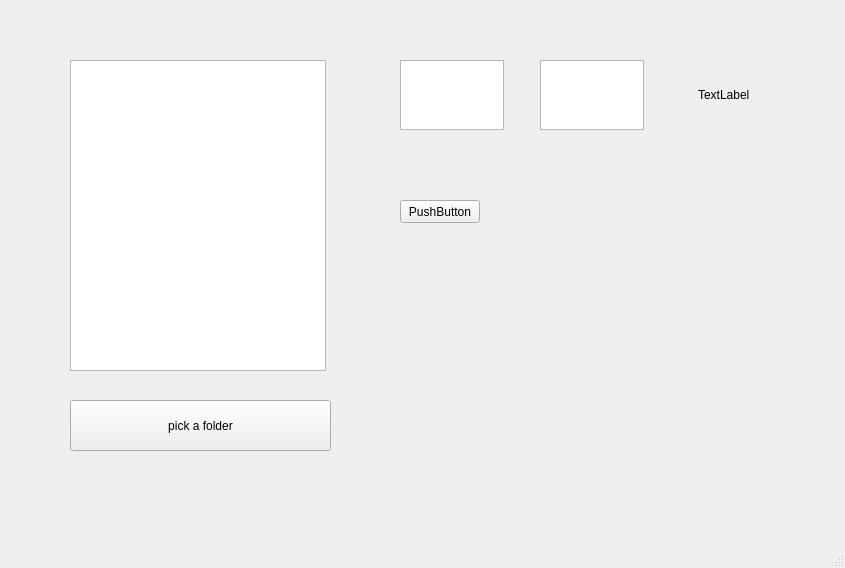
<?xml version="1.0" encoding="UTF-8"?>
<ui version="4.0">
 <class>MainWindow</class>
 <widget class="QMainWindow" name="MainWindow">
  <property name="geometry">
   <rect>
    <x>0</x>
    <y>0</y>
    <width>845</width>
    <height>568</height>
   </rect>
  </property>
  <property name="windowTitle">
   <string>MainWindow</string>
  </property>
  <widget class="QWidget" name="centralwidget">
   <widget class="QListWidget" name="listWidget">
    <property name="geometry">
     <rect>
      <x>70</x>
      <y>60</y>
      <width>256</width>
      <height>311</height>
     </rect>
    </property>
   </widget>
   <widget class="QPushButton" name="btnBrowse">
    <property name="geometry">
     <rect>
      <x>70</x>
      <y>400</y>
      <width>261</width>
      <height>51</height>
     </rect>
    </property>
    <property name="text">
     <string>pick a folder</string>
    </property>
   </widget>
   <widget class="QPlainTextEdit" name="firstNumber">
    <property name="geometry">
     <rect>
      <x>400</x>
      <y>60</y>
      <width>104</width>
      <height>70</height>
     </rect>
    </property>
   </widget>
   <widget class="QPlainTextEdit" name="secondNumber">
    <property name="geometry">
     <rect>
      <x>540</x>
      <y>60</y>
      <width>104</width>
      <height>70</height>
     </rect>
    </property>
   </widget>
   <widget class="QPushButton" name="addThem">
    <property name="geometry">
     <rect>
      <x>400</x>
      <y>200</y>
      <width>80</width>
      <height>23</height>
     </rect>
    </property>
    <property name="text">
     <string>PushButton</string>
    </property>
   </widget>
   <widget class="QLabel" name="theResult">
    <property name="geometry">
     <rect>
      <x>698</x>
      <y>64</y>
      <width>91</width>
      <height>61</height>
     </rect>
    </property>
    <property name="text">
     <string>TextLabel</string>
    </property>
   </widget>
  </widget>
  <widget class="QStatusBar" name="statusbar"/>
 </widget>
 <resources/>
 <connections/>
</ui>
